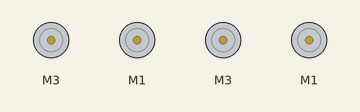
Simulated run of this sketch. Board: Arduino Mega 2560, built with avr-gcc and run on an emulated ATmega2560. On the bench: 4 × DC motor (green arrow = forward, orange = backward, longer = faster).

Above: at 0.1 s.
At 15.3 s:
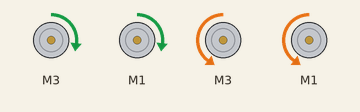
At 30.4 s:
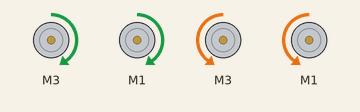
At 61.8 s:
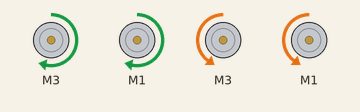
At 89.1 s:
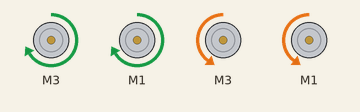
At 125.4 s:
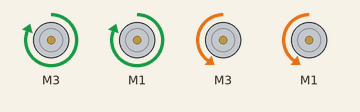
Timing chart, 0 to 126.9 s (numbered marks = the images above):
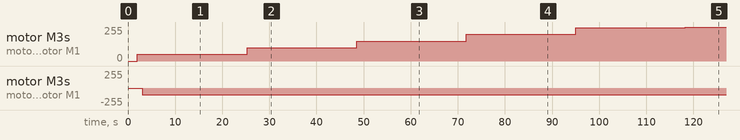

The sketch:

B3_DriveTest.ino
```cpp
/* B3_DriveTest.ino
   Drive the TWO-WHEELED Bread Board Bot (BBbot, B^3)
   in a series of timed intervals, stopping at end of each.
   Start new one after a 5 second time interval.

   Arduino: Arduino Mega 256 v3 Clone
   Motor Shield: Adafruit assembled Motor Shield for Arduino v2
   ---->  http://www.adafruit.com/products/1438

   Programmer: Dave Eslinger; June 7, 2015
   Revisions:
*/
#include <Wire.h>
#include <Adafruit_MotorShield.h>
#include <math.h>
#include <breadboardbot.h>

// Create the motor shield object with the default I2C address
Adafruit_MotorShield AFMS = Adafruit_MotorShield();

// Define Constants
#define TESTTIME 1000
#define TRIALWAITTIME 5000
#define TREATMENTWAITTIME 3000

// Define 'ports' for motors.
const byte LEFTMOTORPORT = 3;
const byte RIGHTMOTORPORT = 1;
// Create pointers to motor control objects
Adafruit_DCMotor *motorLeft = AFMS.getMotor(LEFTMOTORPORT);
Adafruit_DCMotor *motorRight = AFMS.getMotor(RIGHTMOTORPORT);

void setup(void){
  AFMS.begin();  // create with the default frequency 1.6KHz
  // Turn off all motors to start, just a good habit
  motorLeft->run(RELEASE);
  motorRight->run(RELEASE);
}

void loop(void){

  delay(2000); // Delay for two seconds to give time to place the robot.

  // Autonomous loop for determining power and distance
  for ( byte leg = 0; leg <= 4; leg++ ) {
    byte speed = 50 + 50*leg;
    for (byte trial = 1; trial <=5; trial++ ) {
      motorLeft->setSpeed(speed);  // Set both speeds
      motorRight->setSpeed(speed);
      motorLeft->run(FORWARD);
      motorRight->run(FORWARD);
      delay(TESTTIME);  // Run for 1 second
      allStop(FORWARD, *motorLeft, *motorRight);
      delay(TREATMENTWAITTIME);
    }
    delay(TREATMENTWAITTIME);
  }
    for (byte trial = 1; trial <=5; trial++ ) {
      motorLeft->setSpeed(255);  // Set both speeds
      motorRight->setSpeed(255);
      motorLeft->run(FORWARD);
      motorRight->run(FORWARD);
      delay(TESTTIME);  // Run for 1 second
      allStop(FORWARD, *motorLeft, *motorRight);
      delay(5000);
    }
  while(1){}
}
```

Measured:
- by itself, motor M3, motor M1: moves from stopped to forward 255/255 over 116 s
- by itself, motor M3, motor M1: stopped → backward 100/255 at 3.0 s
